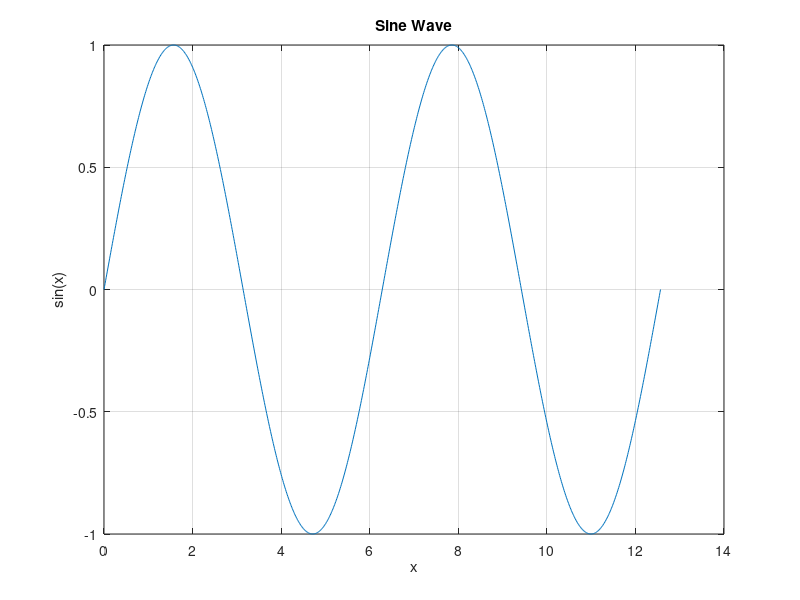

Write the MATLAB code that produced this figure.
% This script plots a sine wave
x = linspace(0, 4*pi, 1000);
y = sin(x);
plot(x, y);
title('Sine Wave');
xlabel('x');
ylabel('sin(x)');
grid on;
